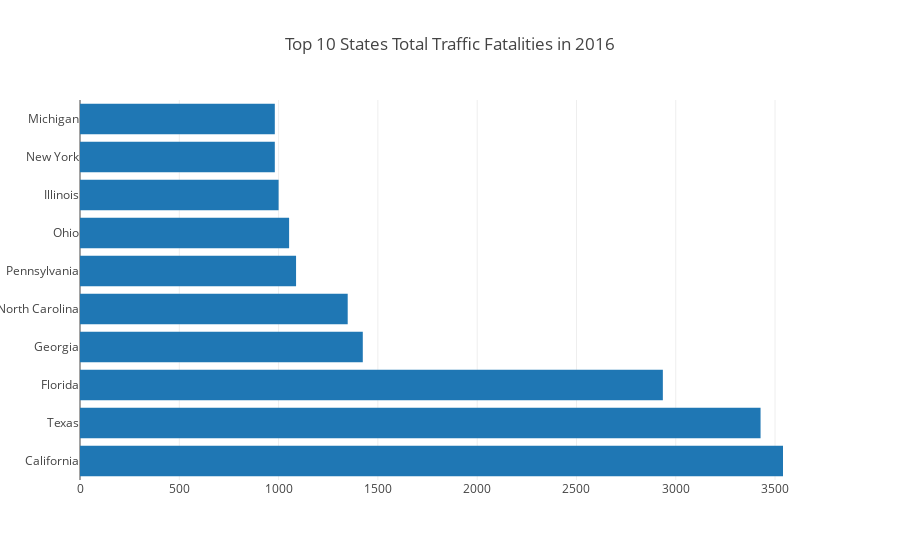

Write notebook code for a chart like this one.
### Code cell
import plotly.offline as py
py.init_notebook_mode(connected=True)
import plotly.graph_objs as go
import plotly.tools as tls
number = accidents_by_states.total.head(10)
name = accidents_by_states.state_name.head(10)


trace0 = go.Bar(x=number, y=name, orientation = 'h')
data = [trace0]

layout = go.Layout(title='Top 10 States Total Traffic Fatalities in 2016')

fig = go.Figure(data=data, layout=layout)
py.iplot(fig, filename='Fatalities_2016')

### Figure 1 — Plotly figure (JSON) as saved in the notebook; plotly's stock layout.template omitted (floating-point values rounded to 4 significant figures)
{"data": [{"orientation": "h", "x": [3540, 3427, 2935, 1424, 1348, 1088, 1053, 1000, 981, 981], "y": ["California", "Texas", "Florida", "Georgia", "North Carolina", "Pennsylvania", "Ohio", "Illinois", "New York", "Michigan"], "type": "bar", "uid": "ccc9adc3-dcc1-45a5-90cb-919aebccbf64"}], "layout": {"title": {"text": "Top 10 States Total Traffic Fatalities in 2016"}}}
